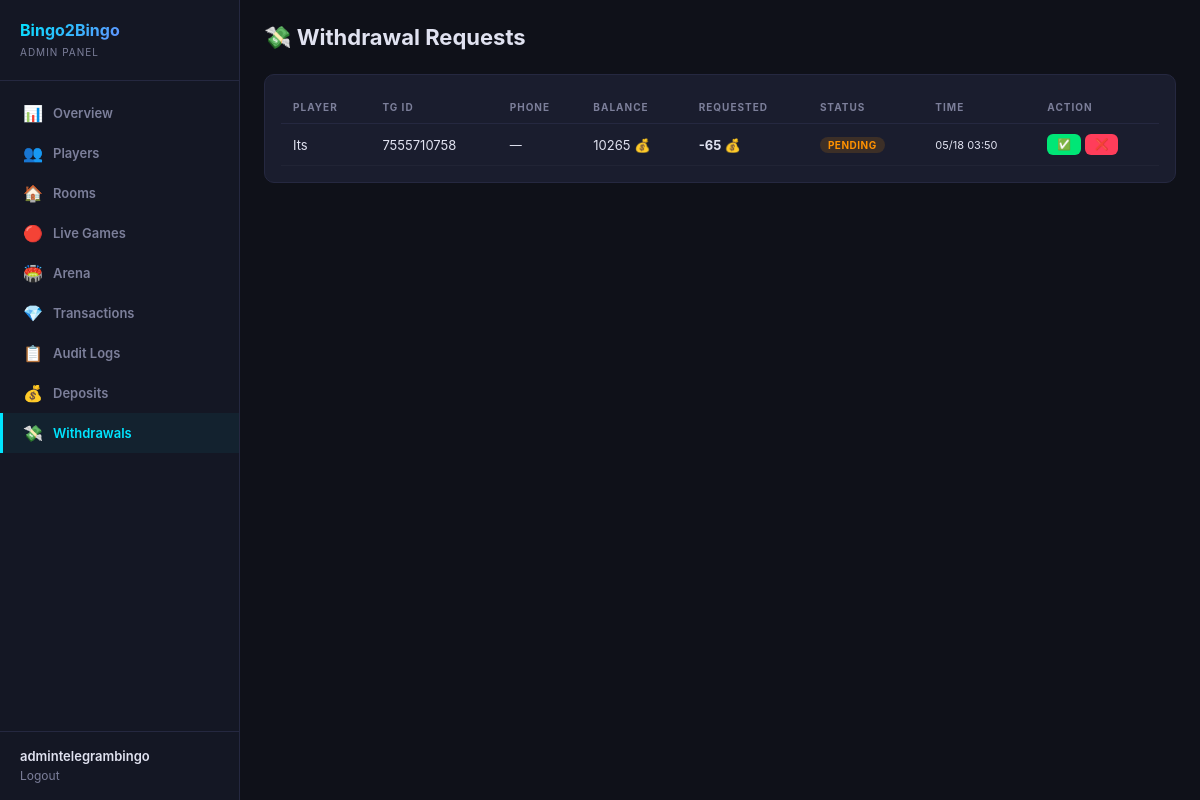
The page /dashboard/withdrawals/ (signed in) on the database as committed earlier.
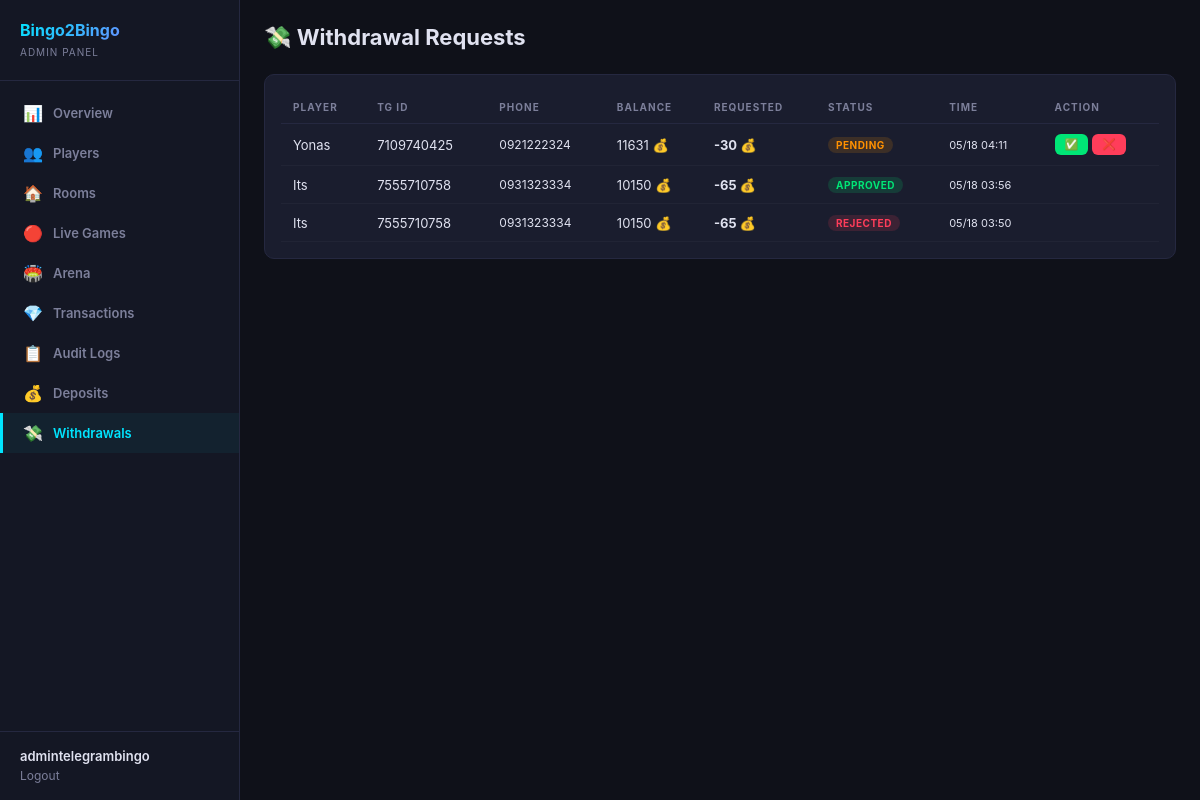
The same page on the database as committed later.
### finance/models.py (models this page shows, shortened)
class WithdrawalRequest(models.Model):
    class Status(models.TextChoices):
        PENDING = 'pending', 'Pending'
        APPROVED = 'approved', 'Approved'
        REJECTED = 'rejected', 'Rejected'
    player = models.ForeignKey(Player, on_delete=models.CASCADE, related_name='withdrawal_requests')
    amount = models.BigIntegerField()
    status = models.CharField(max_length=10, choices=Status.choices, default=Status.PENDING)
    reviewed_by = models.ForeignKey(User, null=True, blank=True, on_delete=models.SET_NULL)
    created_at = models.DateTimeField(default=timezone.now)
    reviewed_at = models.DateTimeField(null=True, blank=True)
    class Meta:
        verbose_name = 'Withdrawal Request'
        verbose_name_plural = 'Withdrawal Requests'
        ordering = ['-created_at']

### users/models.py (models this page shows, shortened)
class Player(models.Model):
    telegram_id = models.BigIntegerField(unique=True, db_index=True)
    username = models.CharField(max_length=255, blank=True, default='')
    first_name = models.CharField(max_length=255, blank=True, default='')
    phone_number = models.CharField(max_length=20, blank=True, default='')
    coins = models.BigIntegerField(default=10)
    wins = models.IntegerField(default=0)
    losses = models.IntegerField(default=0)
    games_played = models.IntegerField(default=0)
    xp = models.BigIntegerField(default=0)
    level = models.IntegerField(default=1)
    referral_code = models.CharField(max_length=32, unique=True, blank=True)
    invited_by = models.ForeignKey(
        'self', null=True, blank=True,
        on_delete=models.SET_NULL,
        related_name='invitees'
    )
    is_banned = models.BooleanField(default=False)
    last_daily_bonus = models.DateTimeField(null=True, blank=True)
    created_at = models.DateTimeField(default=timezone.now)
    class Meta:
        verbose_name = 'Player'
        verbose_name_plural = 'Players'
        ordering = ['-coins']

### dashboard/views.py (the view)
# urls.py: path('withdrawals/', views.finance_withdrawals, name='admin_withdrawals'),
@admin_required
def finance_withdrawals(request):
    from finance.views import admin_withdrawals
    return admin_withdrawals(request)

### dashboard/auth.py (called while the page is built)
def admin_required(view_func):
    @wraps(view_func)
    def wrapper(request, *args, **kwargs):
        if not request.user.is_authenticated:
            return redirect('dashboard:login')
        if not request.user.is_staff and not request.user.is_superuser:
            messages.error(request, 'Access denied. Staff only.')
            return redirect('dashboard:login')
        return view_func(request, *args, **kwargs)
    return wrapper

### finance/views.py (called while the page is built)
@admin_required
def admin_withdrawals(request):
    withdrawals = WithdrawalRequest.objects.select_related('player', 'reviewed_by').order_by('-created_at')[:100]
    return render(request, 'finance/admin_withdrawals.html', {
        'withdrawals': withdrawals,
        'status_filter': request.GET.get('status', 'all'),
    })

### finance/templates/finance/admin_withdrawals.html (shortened to what this page needs)
{% extends 'dashboard/base.html' %}
{% block content %}
<div class="header"><h1>💸 Withdrawal Requests</h1></div>
<div class="card">
  <table>
    <thead><tr><th>Player</th><th>TG ID</th><th>Phone</th><th>Balance</th><th>Requested</th><th>Status</th><th>Time</th><th>Action</th></tr></thead>
    <tbody>
    {% for w in withdrawals %}
    <tr>
      <td>{{ w.player.first_name }}</td>
      <td>{{ w.player.telegram_id }}</td>
      <td style="font-size:12px;">{{ w.player.phone_number|default:"—" }}</td>
      <td>{{ w.player.coins }} 💰</td>
      <td style="color:var(--neon-pink);font-weight:700;">-{{ w.amount }} 💰</td>
      <td>{% if w.status == 'pending' %}<span class="badge badge-warning">Pending</span>
        {% elif w.status == 'approved' %}<span class="badge badge-success">Approved</span>
        {% else %}<span class="badge badge-danger">Rejected</span>{% endif %}</td>
      <td style="font-size:11px;">{{ w.created_at|date:"m/d H:i" }}</td>
      <td>
        {% if w.status == 'pending' %}
        <button class="btn btn-green btn-sm" onclick="act({{ w.id }},'approve')">✅</button>
        <button class="btn btn-red btn-sm" onclick="act({{ w.id }},'reject')">❌</button>
        {% endif %}
      </td>
    </tr>
    {% empty %}
    <tr><td colspan="8" style="text-align:center;color:var(--muted);padding:32px;">No withdrawal requests</td></tr>
    {% endfor %}
    </tbody>
  </table>
</div>
{% endblock %}

### dashboard/templates/dashboard/base.html (shortened to what this page needs)
<!DOCTYPE html>
<html lang="en">
<head>
  {% load static %}
  <link rel="stylesheet" href="{% static 'dashboard/css/admin.css' %}">
</head>
<body>
  <aside class="sidebar">
    <div class="sidebar-logo">
      <h2>Bingo2Bingo</h2>
      <span>Admin Panel</span>
    </div>
    <nav class="sidebar-nav">
      <a href="{% url 'dashboard:overview' %}" class="{% if request.resolver_match.url_name == 'overview' %}active{% endif %}">
        <span class="icon">📊</span> Overview
      </a>
      <a href="{% url 'dashboard:players' %}" class="{% if request.resolver_match.url_name == 'players' %}active{% endif %}">
        <span class="icon">👥</span> Players
      </a>
      <a href="{% url 'dashboard:rooms' %}" class="{% if request.resolver_match.url_name == 'rooms' or request.resolver_match.url_name == 'room_detail' %}active{% endif %}">
        <span class="icon">🏠</span> Rooms
      </a>
      <a href="{% url 'dashboard:live' %}" class="{% if request.resolver_match.url_name == 'live' %}active{% endif %}">
        <span class="icon">🔴</span> Live Games
      </a>
      <a href="{% url 'dashboard:arena' %}" class="{% if request.resolver_match.url_name == 'arena' %}active{% endif %}">
        <span class="icon">🏟️</span> Arena
      </a>
      <a href="{% url 'dashboard:transactions' %}" class="{% if request.resolver_match.url_name == 'transactions' %}active{% endif %}">
        <span class="icon">💎</span> Transactions
      </a>
      <a href="{% url 'dashboard:logs' %}" class="{% if request.resolver_match.url_name == 'logs' %}active{% endif %}">
        <span class="icon">📋</span> Audit Logs
      </a>
      <a href="{% url 'dashboard:admin_deposits' %}" class="{% if request.resolver_match.url_name == 'admin_deposits' %}active{% endif %}">
        <span class="icon">💰</span> Deposits
      </a>
      <a href="{% url 'dashboard:admin_withdrawals' %}" class="{% if request.resolver_match.url_name == 'admin_withdrawals' %}active{% endif %}">
        <span class="icon">💸</span> Withdrawals
      </a>
    </nav>
    <div class="sidebar-footer">
      <div class="user">{{ request.user.username }}</div>
      <a href="{% url 'dashboard:logout' %}">Logout</a>
    </div>
  </aside>
  <main class="main">
    {% block content %}{% endblock %}
  </main>
</body>
</html>

### dashboard/static/dashboard/css/admin.css (style rules this page uses)
:root { --bg: #0f1119; --sidebar-bg: #141724; --card-bg: #1a1d2e; --border: #252840; --text: #e0e2f0; --muted: #7c7f9a; --cyan: #00e5ff; --purple: #b44dff; --gold: #ffd700; --green: #00e676; --red: #ff3d5a; --orange: #ff9100; --radius: 10px; }
* { margin:0; padding:0; box-sizing:border-box; }
body { font-family: -apple-system, BlinkMacSystemFont, 'Segoe UI', Roboto, sans-serif; background: var(--bg); color: var(--text); display: flex; min-height: 100vh; }
a { color: var(--cyan); text-decoration: none; }
.sidebar { width: 240px; min-height: 100vh; background: var(--sidebar-bg); border-right: 1px solid var(--border); padding: 20px 0; position: fixed; top: 0; left: 0; bottom: 0; overflow-y: auto; z-index: 10; }
.sidebar-logo { padding: 0 20px 20px; border-bottom: 1px solid var(--border); margin-bottom: 12px; }
.sidebar-logo h2 { font-size: 16px; background: linear-gradient(135deg, var(--cyan), var(--purple)); -webkit-background-clip: text; -webkit-text-fill-color: transparent; background-clip: text; }
.sidebar-logo span { font-size: 10px; color: var(--muted); letter-spacing: 1px; text-transform: uppercase; }
.sidebar-nav a { display: flex; align-items: center; gap: 10px; padding: 10px 20px; color: var(--muted); font-size: 13px; font-weight: 600; transition: .2s; border-left: 3px solid transparent; }
.sidebar-nav a:hover, .sidebar-nav a.active { color: var(--cyan); background: rgba(0,229,255,0.05); border-left-color: var(--cyan); }
.sidebar-nav .icon { font-size: 16px; width: 20px; text-align: center; }
.sidebar-footer { position: absolute; bottom: 0; left: 0; right: 0; padding: 16px 20px; border-top: 1px solid var(--border); }
.sidebar-footer a { font-size: 12px; color: var(--muted); }
.sidebar-footer .user { font-size: 13px; font-weight: 600; color: var(--text); }
.main { margin-left: 240px; flex: 1; padding: 24px; }
.header { display: flex; justify-content: space-between; align-items: center; margin-bottom: 24px; }
.header h1 { font-size: 22px; font-weight: 700; }
.card { background: var(--card-bg); border: 1px solid var(--border); border-radius: var(--radius); padding: 16px; margin-bottom: 16px; }
table { width: 100%; border-collapse: collapse; font-size: 13px; }
th { text-align: left; padding: 10px 12px; color: var(--muted); font-weight: 700; text-transform: uppercase; font-size: 10px; letter-spacing: 1px; border-bottom: 1px solid var(--border); }
td { padding: 10px 12px; border-bottom: 1px solid rgba(255,255,255,0.03); }
.badge { display: inline-block; padding: 2px 8px; border-radius: 20px; font-size: 10px; font-weight: 700; text-transform: uppercase; letter-spacing: 0.5px; }
.badge-success { background: rgba(0,230,118,0.15); color: var(--green); }
.badge-danger { background: rgba(255,61,90,0.15); color: var(--red); }
.badge-warning { background: rgba(255,145,0,0.15); color: var(--orange); }
.btn { display: inline-block; padding: 7px 14px; border-radius: 6px; font-size: 12px; font-weight: 700; cursor: pointer; border: none; transition: .2s; text-decoration: none; color: #fff; }
.btn-sm { padding: 4px 10px; font-size: 11px; }
.btn-red { background: var(--red); }
.btn-green { background: var(--green); color: #000; }

Rows that differ between the two databases and show on the page:
added WithdrawalRequest: player.first_name "Yonas", player.telegram_id "7109740425", player.phone_number "0921222324", player.coins "11631", amount "30", status "PENDING", created_at "05/18 04:11"
added WithdrawalRequest: player.first_name "Its", player.telegram_id "7555710758", player.phone_number "0931323334", player.coins "10150", amount "65", status "APPROVED", created_at "05/18 03:56"
changed WithdrawalRequest (number 3 of 3 on the later page): player.phone_number "—" → "0931323334"; player.coins "10265" → "10150"; status "PENDING ✅ ❌" → "REJECTED"
